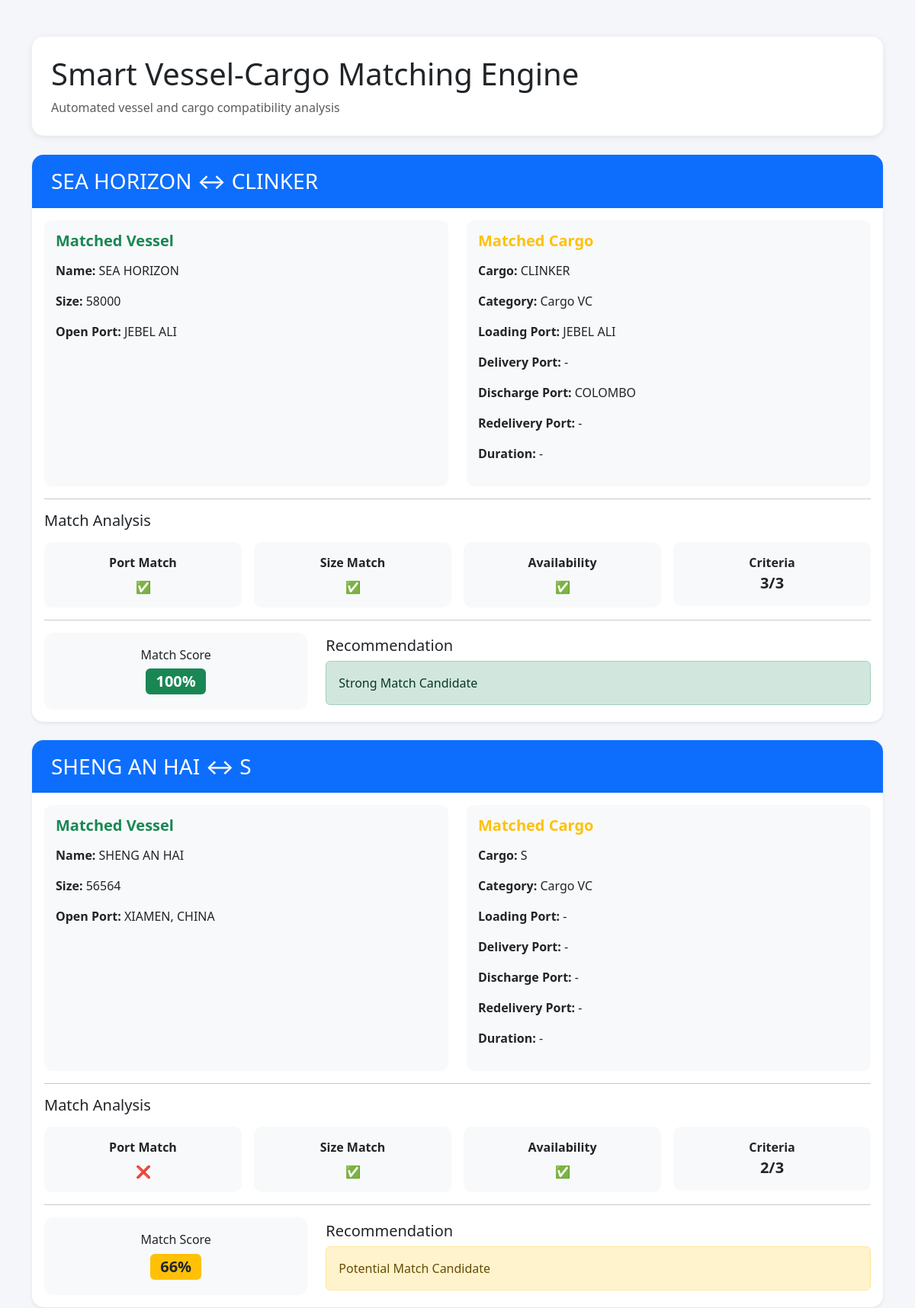
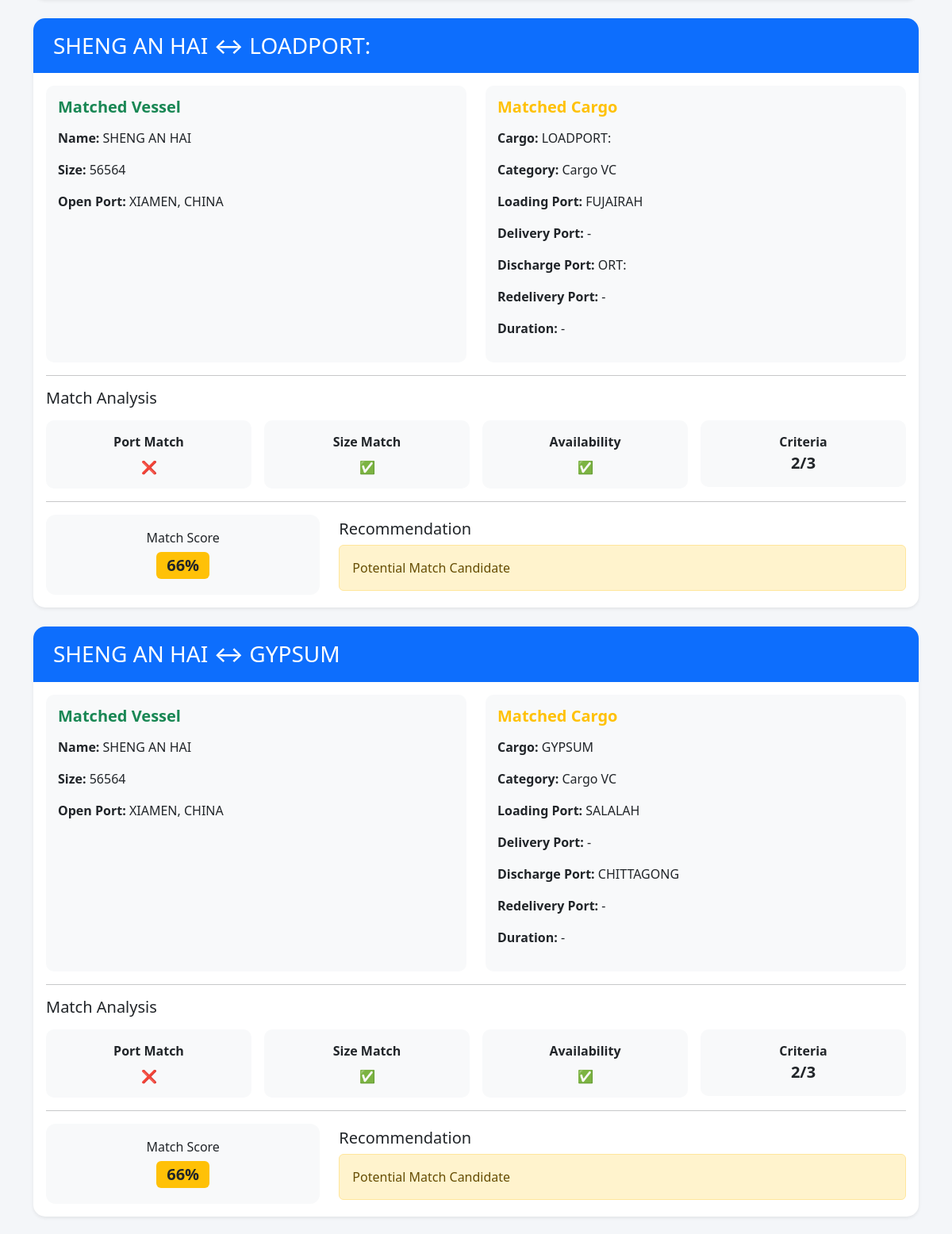
Screenshot of /matches (upper part) with the database file from the repository (2 pictures, top to bottom).
### services/models.py (models this page shows)
class EmailRecord(db.Model):
    id = db.Column(db.Integer, primary_key=True)
    category = db.Column(db.String(50))
    raw_email = db.Column(db.Text)
    cargo_name = db.Column(db.String(200))
    vessel_name = db.Column(db.String(200))
    vessel_size = db.Column(db.String(100))
    open_port = db.Column(db.String(200))
    loading_port = db.Column(db.String(200))
    discharge_port = db.Column(db.String(200))
    laycan = db.Column(db.String(200))
    delivery_port = db.Column(db.String(200))
    redelivery_port = db.Column(db.String(200))
    duration = db.Column(db.String(200))
    full_extraction = db.Column(db.Text)

### app.py (the view)
@app.route("/matches")
def matches():
    vessels = EmailRecord.query.filter_by(
        category="Tonnage"
    ).all()
    cargos = EmailRecord.query.filter(
    (EmailRecord.category == "Cargo VC") |
    (EmailRecord.category == "Cargo TC")
    ).all()
    matches = []
    for vessel in vessels:
        for cargo in cargos:
            criteria_met = 0
            total_criteria = 3
            port_match = False
            size_match = False
            availability_match = True
            if (
                vessel.open_port and
                cargo.loading_port
            ):
                if (
                    vessel.open_port.upper()
                    ==
                    cargo.loading_port.upper()
                ):
                    port_match = True
                    criteria_met += 1
            if vessel.vessel_size:
                try:
                    dwt = int(
                        vessel.vessel_size
                    )
                    if dwt >= 50000:
                        size_match = True
                        criteria_met += 1
                except:
                    pass
            criteria_met += 1
            score = int(
                (criteria_met / total_criteria)
                * 100
            )
            matches.append({
            "matched_vessel":
            vessel.vessel_name,
            "vessel_size":
            vessel.vessel_size,
            "open_port":
            vessel.open_port,
            "matched_cargo":
            cargo.cargo_name,
            "cargo_category":
            cargo.category,
            "loading_port":
            cargo.loading_port,
            "delivery_port":
            cargo.delivery_port,
            "discharge_port":
            cargo.discharge_port,
            "redelivery_port":
            cargo.redelivery_port,
            "duration":
            cargo.duration,
            "port_match":
            port_match,
            "size_match":
            size_match,
            "availability_match":
            availability_match,
            "criteria_met":
            criteria_met,
            "total_criteria":
            total_criteria,
            "score":
            score
        })
    matches = sorted(
        matches,
        key=lambda x: x["score"],
        reverse=True
    )
    return render_template(
        "matches.html",
        matches=matches
    )

### templates/matches.html (shortened to what this page needs)
<!DOCTYPE html>
<html lang="en">
<head>
    <link href="https://cdn.jsdelivr.net/npm/bootstrap@5.3.3/dist/css/bootstrap.min.css" rel="stylesheet">
</head>
<body>
<div class="container py-5">
    <div class="page-header">
        <h1 class="mb-2">
            Smart Vessel-Cargo Matching Engine
        </h1>
        <p class="text-muted mb-0">
            Automated vessel and cargo compatibility analysis
        </p>
    </div>
    {% for match in matches %}
    <div class="card shadow-sm match-card mb-4">
        <div class="match-header">
            <h3 class="mb-0">
                {{ match.matched_vessel or "-" }}
                ↔
                {{ match.matched_cargo or "-" }}
            </h3>
        </div>
        <div class="card-body">
            <div class="row g-4">
                <div class="col-md-6">
                    <div class="info-box">
                        <h5 class="text-success section-title">
                            Matched Vessel
                        </h5>
                        <p>
                            <strong>Name:</strong>
                            {{ match.matched_vessel or "-" }}
                        </p>
                        <p>
                            <strong>Size:</strong>
                            {{ match.vessel_size or "-" }}
                        </p>
                        <p>
                            <strong>Open Port:</strong>
                            {{ match.open_port or "-" }}
                        </p>
                    </div>
                </div>
                <div class="col-md-6">
                    <div class="info-box">
                        <h5 class="text-warning section-title">
                            Matched Cargo
                        </h5>
                        <p>
                            <strong>Cargo:</strong>
                            {{ match.matched_cargo or "-" }}
                        </p>
                        <p>
                            <strong>Category:</strong>
                            {{ match.cargo_category or "-" }}
                        </p>
                        <p>
                            <strong>Loading Port:</strong>
                            {{ match.loading_port or "-" }}
                        </p>
                        <p>
                            <strong>Delivery Port:</strong>
                            {{ match.delivery_port or "-" }}
                        </p>
                        <p>
                            <strong>Discharge Port:</strong>
                            {{ match.discharge_port or "-" }}
                        </p>
                        <p>
                            <strong>Redelivery Port:</strong>
                            {{ match.redelivery_port or "-" }}
                        </p>
                        <p>
                            <strong>Duration:</strong>
                            {{ match.duration or "-" }}
                        </p>
                    </div>
                </div>
            </div>
            <hr>
            <h5 class="mb-3">
                Match Analysis
            </h5>
            <div class="row g-3">
                <div class="col-md-3">
                    <div class="status-item">
                        <strong>Port Match</strong>
                        <div class="mt-2">
                            {% if match.port_match %}
                                ✅
                            {% else %}
                                ❌
                            {% endif %}
                        </div>
                    </div>
                </div>
                <div class="col-md-3">
                    <div class="status-item">
                        <strong>Size Match</strong>
                        <div class="mt-2">
                            {% if match.size_match %}
                                ✅
                            {% else %}
                                ❌
                            {% endif %}
                        </div>
                    </div>
                </div>
                <div class="col-md-3">
                    <div class="status-item">
                        <strong>Availability</strong>
                        <div class="mt-2">
                            {% if match.availability_match %}
                                ✅
                            {% else %}
                                ❌
                            {% endif %}
                        </div>
                    </div>
                </div>
                <div class="col-md-3">
                    <div class="status-item">
                        <strong>Criteria</strong>
                        <div class="metric">
                            {{ match.criteria_met }}/{{ match.total_criteria }}
                        </div>
                    </div>
                </div>
            </div>
            <hr>
            <div class="row align-items-center">
                <div class="col-md-4">
                    <div class="score-box">
                        <h6>
                            Match Score
                        </h6>
                        {% if match.score >= 80 %}
                            <span class="badge bg-success fs-5">
                                {{ match.score }}%
                            </span>
                        {% elif match.score >= 50 %}
                            <span class="badge bg-warning text-dark fs-5">
                                {{ match.score }}%
                            </span>
                        {% else %}
                            <span class="badge bg-danger fs-5">
                                {{ match.score }}%
                            </span>
                        {% endif %}
                    </div>
                </div>
                <div class="col-md-8">
                    <h5>
                        Recommendation
                    </h5>
                    {% if match.score >= 80 %}
                        <div class="alert alert-success mb-0">
                            Strong Match Candidate
                        </div>
                    {% elif match.score >= 50 %}
                        <div class="alert alert-warning mb-0">
                            Potential Match Candidate
                        </div>
                    {% else %}
                        <div class="alert alert-danger mb-0">
                            Low Priority Match
                        </div>
                    {% endif %}
                </div>
            </div>
        </div>
    </div>
    {% endfor %}
</div>
</body>
</html>

### templates/matches.html (style rules this page uses)
body { background:#f4f6f9; }
.page-header { background:white; border-radius:15px; padding:25px; margin-bottom:25px; box-shadow:0 2px 10px rgba(0,0,0,0.08); }
.match-card { border:none; border-radius:15px; overflow:hidden; }
.match-header { background:#0d6efd; color:white; padding:18px 25px; }
.section-title { font-weight:600; margin-bottom:15px; }
.info-box { background:#f8f9fa; border-radius:10px; padding:15px; height:100%; }
.score-box { text-align:center; padding:20px; border-radius:12px; background:#f8f9fa; }
.metric { font-size:20px; font-weight:700; }
.status-item { text-align:center; padding:15px; background:#f8f9fa; border-radius:10px; }

### rows the page displays
EmailRecord: vessel_name "SEA HORIZON", vessel_name "SEA HORIZON", vessel_size "58000", open_port "JEBEL ALI"
EmailRecord: cargo_name "CLINKER", cargo_name "CLINKER", category "Cargo VC", loading_port "JEBEL ALI", discharge_port "COLOMBO"
EmailRecord: vessel_name "SHENG AN HAI" "SHENG AN HAI" "SHENG AN HAI", vessel_name "SHENG AN HAI" "SHENG AN HAI" "SHENG AN HAI", vessel_size "56564" "56564" "56564", open_port "XIAMEN, CHINA" "XIAMEN, CHINA" "XIAMEN, CHINA"
EmailRecord: category "Cargo VC"
EmailRecord: cargo_name "LOADPORT:", cargo_name "LOADPORT:", category "Cargo VC", loading_port "FUJAIRAH", discharge_port "ORT:"
EmailRecord: cargo_name "GYPSUM", cargo_name "GYPSUM", category "Cargo VC", loading_port "SALALAH", discharge_port "CHITTAGONG"

### other values shown
{{ match.delivery_port or "-" }} "-" "-" "-" "-"
{{ match.redelivery_port or "-" }} "-" "-" "-" "-"
{{ match.duration or "-" }} "-" "-" "-" "-"
{{ match.criteria_met }} "3" "2" "2" "2"
{{ match.total_criteria }} "3" "3" "3" "3"
{{ match.score }} "100"
{{ match.matched_cargo or "-" }} "S"
{{ match.loading_port or "-" }} "-"
{{ match.discharge_port or "-" }} "-"
{{ match.score }} "66" "66" "66"
